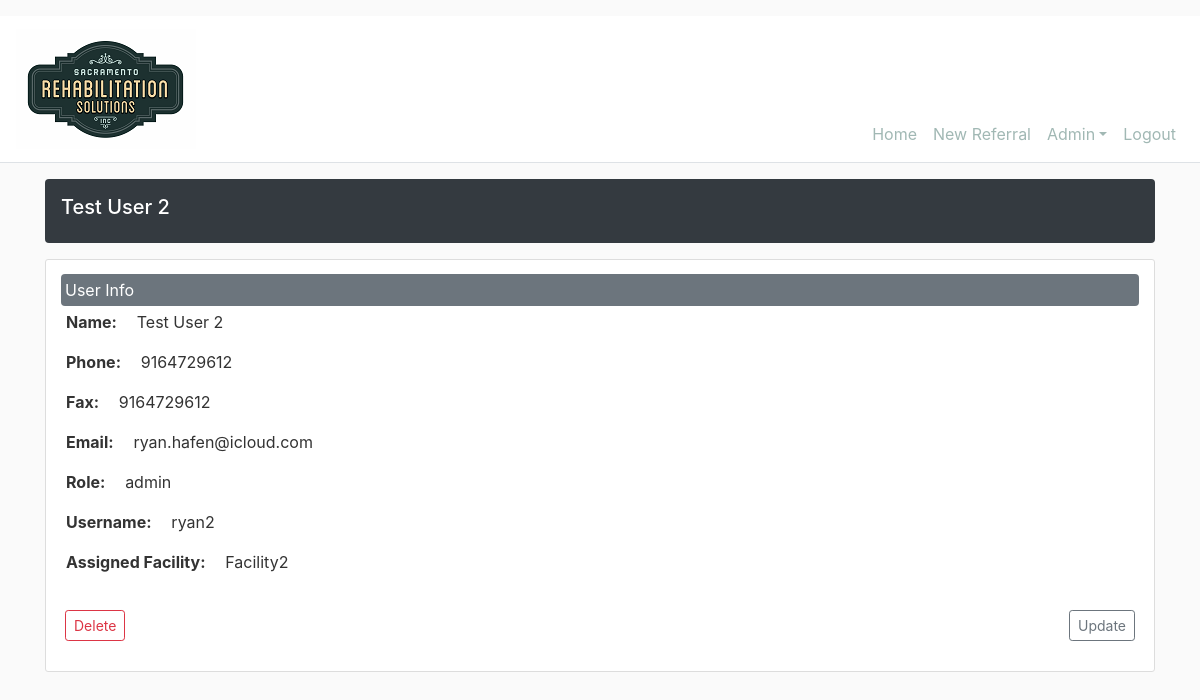
Page /user/3 (signed in) on the committed database.
### srs_intake/models.py (models this page shows, shortened)
class User(db.Model, UserMixin):
    id = db.Column(db.Integer, primary_key=True)
    firstname = db.Column(db.String(20), nullable=True)
    lastname = db.Column(db.String(20), nullable=True)
    email = db.Column(db.String(120), unique=True, nullable=True)
    phone = db.Column(db.String(20), nullable=True)
    fax = db.Column(db.String(20), nullable=True)
    role = db.Column(db.String(20), nullable=True)
    username = db.Column(db.String(20), unique=True, nullable=True)
    password = db.Column(db.String(60), nullable=True)
    password_reset_required = db.Column(db.Boolean, nullable=True, default=True)
    password_last_reset = db.Column(db.DateTime, nullable=True, default=datetime.utcnow)
    facility_id = db.Column(db.Integer, db.ForeignKey('facility.id'), nullable=True)
    facility = db.relationship('Facility', backref='submitter', lazy=True)

class Facility(db.Model):
    id = db.Column(db.Integer, primary_key=True)
    name = db.Column(db.String(20), nullable=True)
    address1 = db.Column(db.String(120), nullable=True)
    address2 = db.Column(db.String(120), nullable=True)
    city = db.Column(db.String(20), nullable=True)
    state = db.Column(db.String(2), nullable=True)
    zip_code = db.Column(db.String(10), nullable=True)
    source = db.Column(db.String(10), nullable=True)
    users = db.relationship('User', backref='user_loc', lazy=True)
    referals = db.relationship('Referral', backref='referral_loc', lazy=True)

### srs_intake/users/routes.py (the view)
@users.route("/user/<int:user_id>")
@login_required
def user(user_id):
    user = User.query.get_or_404(user_id)
    return render_template('users/user.html', title=f"{user.firstname} {user.lastname}", user=user)

### srs_intake/models.py (called while the page is built)
@login_manager.user_loader
def load_user(user_id):
    return User.query.get(int(user_id))

### srs_intake/templates/users/user.html (shortened to what this page needs)
{% extends "layout.html" %}
{% block content %}
    <div class="d-flex align-items-center p-3 my-3 text-white bg-dark rounded shadow-sm">
        <div class="lh-100">
            <h5 class="lh-100">
                {{ title }}
            </h5>
        </div>
    </div>
    <div class="row">
        <div class="col-md-12">
            <div class="content-section">
                <div class="form-group">
                    <div class="form-row">
                        <legend class="col-form-label col-md-12 p-1 my-1 text-white bg-secondary rounded shadow-sm">User Info</legend>
                    </div>
                    <div class="form-row">
                        <div class="form-group col-md-6">
                            <span class="font-weight-bold pr-3">Name: </span>{{ user.firstname }} {{ user.lastname }}
                        </div>
                    </div>
                    <div class="form-row">
                        <div class="form-group col-md-4">
                            <span class="font-weight-bold pr-3">Phone: </span>{{ user.phone }}
                        </div>
                    </div>
                    <div class="form-row">
                        <div class="form-group col-md-4">
                            <span class="font-weight-bold pr-3">Fax: </span>{{ user.fax }}
                        </div>
                    </div>
                    <div class="form-row">
                        <div class="form-group col-md-6">
                            <span class="font-weight-bold pr-3">Email: </span>{{ user.email }}
                        </div>
                    </div>
                    <div class="form-row">
                        <div class="form-group col-md-6">
                            <span class="font-weight-bold pr-3">Role: </span>{{ user.role }}
                        </div>
                    </div>
                    <div class="form-row">
                        <div class="form-group col-md-12">
                            <span class="font-weight-bold pr-3">Username: </span>{{ user.username }}
                        </div>
                    </div>
                    <div class="form-row">
                        <div class="form-group col-md-6">
                            <span class="font-weight-bold pr-3">Assigned Facility: </span>{{ user.user_loc.name }}
                        </div>
                    </div>
                </div>
                <div class="form-row d-flex justify-content-between">
                    <div class="form-group d-flex justify-content-start">
                        <button type="button" class="btn btn-outline-danger btn-sm m-1" data-toggle="modal" data-target="#deleteModal">Delete</button>
                    </div>
                    <div class="form-group d-flex justify-content-end">
                        <a class="btn btn-outline-secondary btn-sm m-1" href="{{ url_for('users.update_user',user_id=user.id) }}">Update</a>
                    </div>
                </div>
            </div>
        </div>
    </div>
{% endblock content %}

### srs_intake/static/css/main.css (style rules this page uses)
body { background: #fafafa; color: #333333; }
h1, h2, h3, h4, h5, h6 { color: #ffffff; }
.content-section { background: #ffffff; padding: 10px 20px; border: 1px solid #dddddd; border-radius: 3px; margin-bottom: 20px; }

### rows in the picture
User: firstname "Test", lastname "User 2", phone "9164729612", fax "9164729612", email "ryan.hafen@icloud.com", role "admin", username "ryan2"
Facility: user_loc.name "Facility2"

### other values in the picture
{{ title }} "Test User 2"
